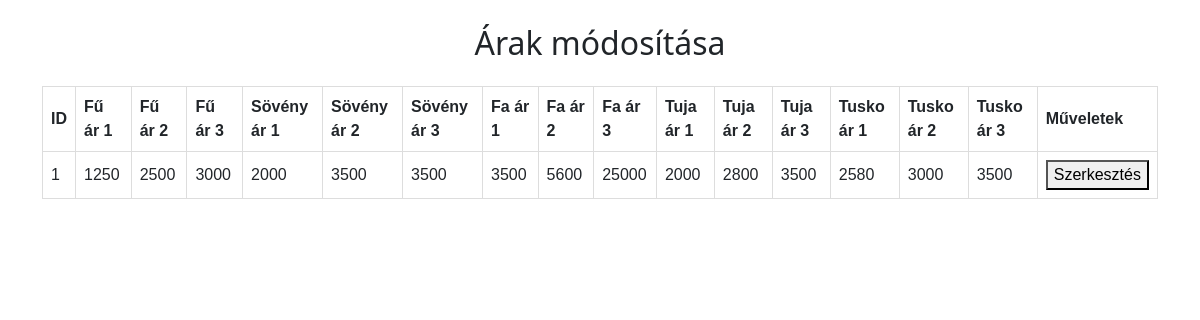
Page /admin/admin_modosit.php on the committed database.
### tables this page shows
CREATE TABLE `arak` (
  `id` int(10) NOT NULL,
  `fu1` varchar(50) NOT NULL,
  `fu2` varchar(50) NOT NULL,
  `fu3` varchar(50) NOT NULL,
  `soveny1` varchar(50) NOT NULL,
  `soveny2` varchar(50) NOT NULL,
  `soveny3` varchar(50) NOT NULL,
  `fa1` varchar(50) NOT NULL,
  `fa2` varchar(50) NOT NULL,
  `fa3` varchar(50) NOT NULL,
  `fakugli` varchar(50) NOT NULL,
  `tuja1` varchar(50) NOT NULL,
  `tuja2` varchar(50) NOT NULL,
  `tuja3` varchar(50) NOT NULL,
  `tujakugli` varchar(50) NOT NULL,
  `tusko1` varchar(50) NOT NULL,
  `tusko2` varchar(50) NOT NULL,
  `tusko3` varchar(50) NOT NULL,
  `tusko4` varchar(50) NOT NULL,
  `zoldhull` varchar(50) NOT NULL,
  `fold` varchar(50) NOT NULL
);

### admin/admin_modosit.php (the view, shortened to what this page needs)
<?php
  require "../connection.php";
?>
<!DOCTYPE html>
<html lang="en">
<head>
    <link href="https://cdn.jsdelivr.net/npm/bootstrap@5.2.2/dist/css/bootstrap.min.css" rel="stylesheet">
    <link rel="stylesheet" href="https://cdnjs.cloudflare.com/ajax/libs/font-awesome/6.2.0/css/all.min.css" />
</head>
<body>
  <div class="container">
    <h2 class="text-center my-4"> Árak módosítása </h2>
            <table>
                <thead>
                    <tr>
                        <th>ID</th>
                        <th>Fű ár 1</th>
                        <th>Fű ár 2</th>
                        <th>Fű ár 3</th>
                        <th>Sövény ár 1</th>
                        <th>Sövény ár 2</th>
                        <th>Sövény ár 3</th>
                        <th>Fa ár 1</th>
                        <th>Fa ár 2</th>
                        <th>Fa ár 3</th>
                        <th>Tuja ár 1</th>
                        <th>Tuja ár 2</th>
                        <th>Tuja ár 3</th>
                        <th>Tusko ár 1</th>
                        <th>Tusko ár 2</th>
                        <th>Tusko ár 3</th>
                        <th>Műveletek</th>
                    </tr>
                </thead>
                <tbody>
                <?php
                        $result = mysqli_query($con, 'SELECT * FROM arak');
                        while($price = mysqli_fetch_array($result)):
                            ?>
                            <tr>
                                <td><?php echo $price['id']; ?></td>
                                <td><?php echo $price['fu1']; ?></td>
                                <td><?php echo $price['fu2']; ?></td>
                                <td><?php echo $price['fu3']; ?></td>
                                <td><?php echo $price['soveny1']; ?></td>
                                <td><?php echo $price['soveny2']; ?></td>
                                <td><?php echo $price['soveny3']; ?></td>
                                <td><?php echo $price['fa1']; ?></td>
                                <td><?php echo $price['fa2']; ?></td>
                                <td><?php echo $price['fa3']; ?></td>
                                <td><?php echo $price['tuja1']; ?></td>
                                <td><?php echo $price['tuja2']; ?></td>
                                <td><?php echo $price['tuja3']; ?></td>
                                <td><?php echo $price['tusko1']; ?></td>
                                <td><?php echo $price['tusko2']; ?></td>
                                <td><?php echo $price['tusko3']; ?></td>
                                <td><button onclick="location.href = './admin_modosit.php?id=<?php echo $price['id']; ?>'">Szerkesztés</button></td>
                            </tr>
                        <?php
                        endwhile;
                ?>
                </tbody>
            </table>
  </div>
</body>
</html>

### admin/admin_modosit.php (style rules this page uses)
table { font-family: arial, sans-serif; border-collapse: collapse; width: 100%; }
td, th { border: 1px solid #dddddd; text-align: left; padding: 8px; }

### rows in the picture
arak: id "1", fu1 "1250", fu2 "2500", fu3 "3000", soveny1 "2000", soveny2 "3500", soveny3 "3500", fa1 "3500", fa2 "5600", fa3 "25000", tuja1 "2000", tuja2 "2800", tuja3 "3500", tusko1 "2580", tusko2 "3000", tusko3 "3500"
